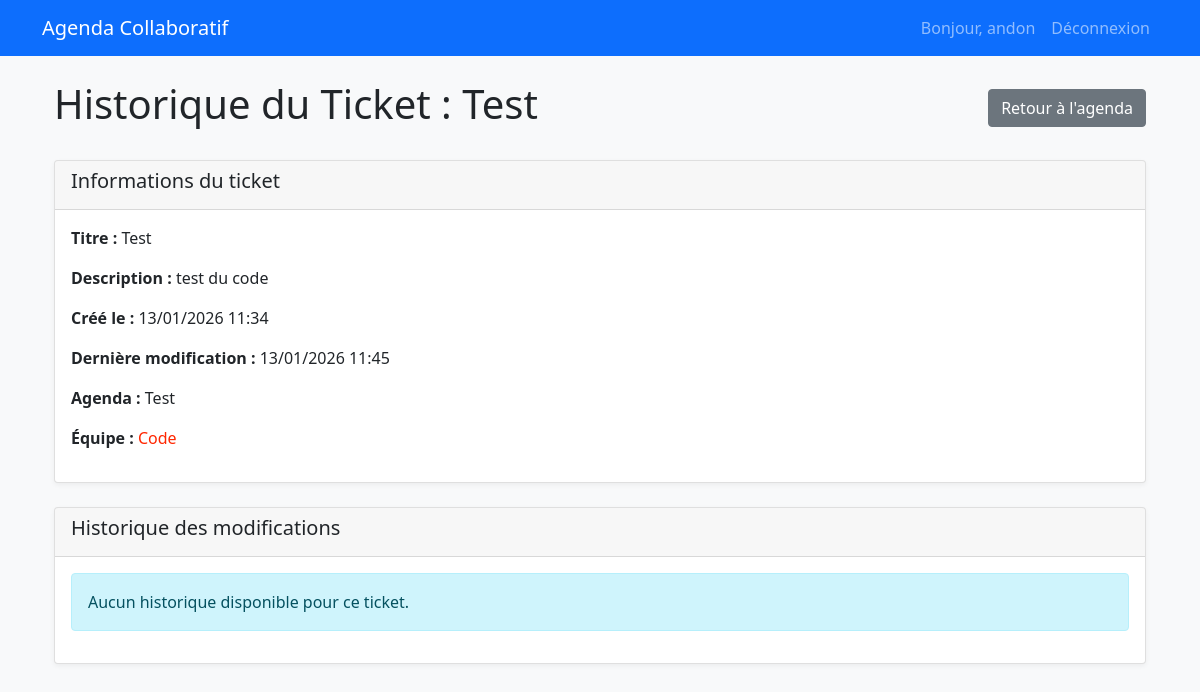
The app's page /ticket_history/1 (signed in) with its own data.
### models.py (models this page shows, shortened)
class User(UserMixin, db.Model):
    id = db.Column(db.Integer, primary_key=True)
    username = db.Column(db.String(80), unique=True, nullable=False)
    email = db.Column(db.String(120), unique=True, nullable=False)
    password_hash = db.Column(db.String(200), nullable=False)
    created_at = db.Column(db.DateTime, default=datetime.utcnow)
    agenda_ownerships = db.relationship('Agenda', backref='owner', lazy=True)
    team_memberships = db.relationship('TeamMember', backref='user', lazy=True)

class Ticket(db.Model):
    id = db.Column(db.Integer, primary_key=True)
    title = db.Column(db.String(200), nullable=False)
    description = db.Column(db.Text)
    start_time = db.Column(db.DateTime, nullable=False)
    end_time = db.Column(db.DateTime, nullable=False)
    color = db.Column(db.String(7), default='#2ecc71')
    created_at = db.Column(db.DateTime, default=datetime.utcnow)
    updated_at = db.Column(db.DateTime, default=datetime.utcnow, onupdate=datetime.utcnow)
    agenda_id = db.Column(db.Integer, db.ForeignKey('agenda.id'), nullable=False)
    team_id = db.Column(db.Integer, db.ForeignKey('team.id'))
    created_by = db.Column(db.Integer, db.ForeignKey('user.id'))
    history = db.relationship('TicketHistory', backref='ticket', lazy=True, cascade='all, delete-orphan')
    creator = db.relationship('User', foreign_keys=[created_by])

class Agenda(db.Model):
    id = db.Column(db.Integer, primary_key=True)
    name = db.Column(db.String(100), nullable=False)
    description = db.Column(db.Text)
    created_at = db.Column(db.DateTime, default=datetime.utcnow)
    owner_id = db.Column(db.Integer, db.ForeignKey('user.id'), nullable=False)
    teams = db.relationship('Team', backref='agenda', lazy=True, cascade='all, delete-orphan')
    tickets = db.relationship('Ticket', backref='agenda', lazy=True, cascade='all, delete-orphan')

class Team(db.Model):
    id = db.Column(db.Integer, primary_key=True)
    name = db.Column(db.String(100), nullable=False)
    color = db.Column(db.String(7), default='#3498db')  # Stocke la couleur hexadécimale
    agenda_id = db.Column(db.Integer, db.ForeignKey('agenda.id'), nullable=False)
    members = db.relationship('TeamMember', backref='team', lazy=True, cascade='all, delete-orphan')
    tickets = db.relationship('Ticket', backref='team', lazy=True)

### app.py (the view, shortened to what this page needs)
@app.route('/ticket_history/<int:ticket_id>')
@login_required
def ticket_history(ticket_id):
    ticket = Ticket.query.get_or_404(ticket_id)
    history = TicketHistory.query.filter_by(ticket_id=ticket_id)\
        .order_by(TicketHistory.timestamp.desc()).all()
    return render_template('ticket_history.html', ticket=ticket, history=history)

### app.py (called while the page is built)
@login_manager.user_loader
def load_user(user_id):
    return User.query.get(int(user_id))

### templates/ticket_history.html
{% extends "base.html" %}
{% block content %}
<div class="container">
    <div class="d-flex justify-content-between align-items-center mb-4">
        <h1>Historique du Ticket : {{ ticket.title }}</h1>
        <a href="{{ url_for('agenda_view', agenda_id=ticket.agenda_id) }}" class="btn btn-secondary">
            Retour à l'agenda
        </a>
    </div>
    <div class="card mb-4">
        <div class="card-header">
            <h5>Informations du ticket</h5>
        </div>
        <div class="card-body">
            <p><strong>Titre :</strong> {{ ticket.title }}</p>
            <p><strong>Description :</strong> {{ ticket.description or 'Aucune description' }}</p>
            <p><strong>Créé le :</strong> {{ ticket.created_at.strftime('%d/%m/%Y %H:%M') }}</p>
            <p><strong>Dernière modification :</strong> {{ ticket.updated_at.strftime('%d/%m/%Y %H:%M') }}</p>
            <p><strong>Agenda :</strong> {{ ticket.agenda.name }}</p>
            {% if ticket.team %}
            <p><strong>Équipe :</strong> <span style="color: {{ ticket.team.color }}">{{ ticket.team.name }}</span></p>
            {% endif %}
        </div>
    </div>
    <div class="card">
        <div class="card-header">
            <h5>Historique des modifications</h5>
        </div>
        <div class="card-body">
            {% if history %}
            <div class="table-responsive">
                <table class="table table-hover">
                    <thead>
                        <tr>
                            <th>Date/Heure</th>
                            <th>Utilisateur</th>
                            <th>Action</th>
                            <th>Détails</th>
                        </tr>
                    </thead>
                    <tbody>
                        {% for entry in history %}
                        <tr>
                            <td>{{ entry.timestamp.strftime('%d/%m/%Y %H:%M') }}</td>
                            <td>{{ entry.user.username }}</td>
                            <td>
                                {% if entry.action == 'created' %}
                                <span class="badge bg-success">Création</span>
                                {% elif entry.action == 'updated' %}
                                <span class="badge bg-primary">Modification</span>
                                {% elif entry.action == 'moved' %}
                                <span class="badge bg-warning text-dark">Déplacement</span>
                                {% elif entry.action == 'deleted' %}
                                <span class="badge bg-danger">Suppression</span>
                                {% else %}
                                <span class="badge bg-secondary">{{ entry.action }}</span>
                                {% endif %}
                            </td>
                            <td>
                                {% if entry.changes %}
                                <button class="btn btn-sm btn-outline-info" type="button"
                                    data-bs-toggle="collapse" data-bs-target="#details-{{ entry.id }}">
                                    Voir détails
                                </button>
                                <div class="collapse mt-2" id="details-{{ entry.id }}">
                                    <div class="card card-body">
                                        <pre class="mb-0"><code>{{ entry.changes }}</code></pre>
                                    </div>
                                </div>
                                {% else %}
                                <em class="text-muted">Aucun détail</em>
                                {% endif %}
                            </td>
                        </tr>
                        {% endfor %}
                    </tbody>
                </table>
            </div>
            {% else %}
            <div class="alert alert-info">
                Aucun historique disponible pour ce ticket.
            </div>
            {% endif %}
        </div>
    </div>
</div>
{% endblock %}

### templates/base.html (shortened to what this page needs)
<!DOCTYPE html>
<html lang="fr">
<head>
    <link href="https://cdn.jsdelivr.net/npm/bootstrap@5.1.3/dist/css/bootstrap.min.css" rel="stylesheet">
    <link rel="stylesheet" href="{{ url_for('static', filename='css/style.css') }}">
</head>
<body>
    <nav class="navbar navbar-expand-lg navbar-dark bg-primary">
        <div class="container">
            <a class="navbar-brand" href="{{ url_for('dashboard') }}">Agenda Collaboratif</a>
            {% if current_user.is_authenticated %}
            <div class="navbar-nav ms-auto">
                <span class="nav-item nav-link">Bonjour, {{ current_user.username }}</span>
                <a class="nav-item nav-link" href="{{ url_for('auth.logout') }}">Déconnexion</a>
            </div>
            {% endif %}
        </div>
    </nav>
    <div class="container mt-4">
        {% block content %}{% endblock %}
    </div>
</body>
</html>

### static/css/style.css (style rules this page uses)
body { background-color: #f8f9fa; }
.card { box-shadow: 0 2px 5px rgba(0,0,0,0.05); margin-bottom: 20px; }

### records on screen
User: username "andon"
Ticket: title "Test", description "test du code", created_at "13/01/2026 11:34", updated_at "13/01/2026 11:45"
Agenda: agenda.name "Test"
Team: team.name "Code"
